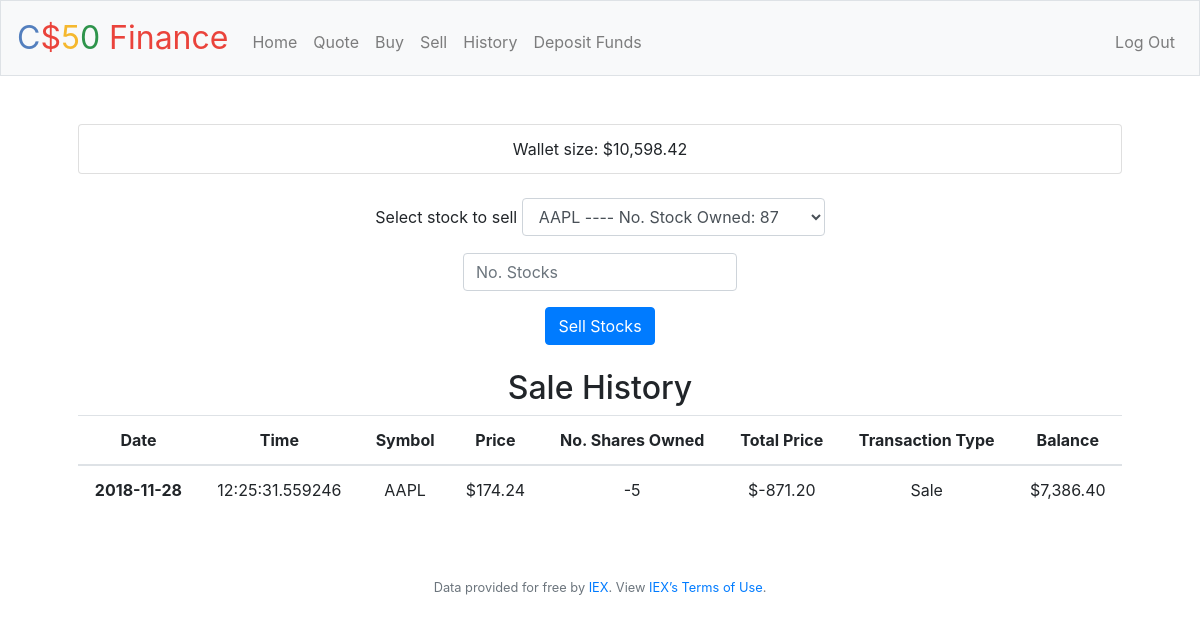
/sell (signed in), run on an earlier commit of the app's database.
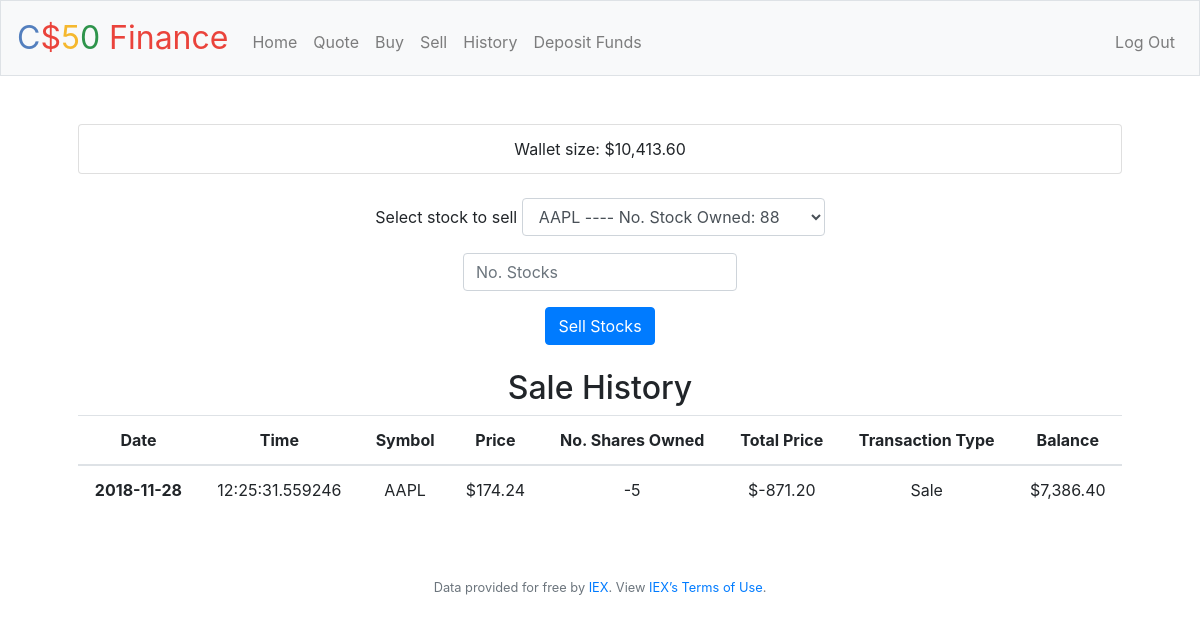
And on a later commit of the database.
### tables this page shows
CREATE TABLE 'users' ('id' INTEGER PRIMARY KEY AUTOINCREMENT NOT NULL, 'username' TEXT NOT NULL, 'hash' TEXT NOT NULL, 'cash' NUMERIC NOT NULL DEFAULT 10000.00 );

### application.py (the view)
@app.route("/sell", methods=["GET", "POST"])
@login_required
def sell():
    id = session["user_id"][0]["id"]
    wallet = db.execute("SELECT cash FROM users WHERE id = :id", id=id)
    balance = wallet[0]["cash"]
    overview = db.execute("SELECT id, symbol, SUM(num_shares) AS num_shares, SUM(total_price) AS total_price FROM transactions WHERE id = :id GROUP BY id, symbol",
        id=id)
    indexO = []
    for i, v in enumerate(overview):
        indexO.append(i)
    history = db.execute("""
        SELECT date, time, symbol, stock_price, num_shares, total_price, transaction_type, balance
        FROM transactions
        WHERE id=:id AND transaction_type='Sale'""", id=id)
    index = []
    for i, v in enumerate(history):
        index.append(i)
    if request.method == "POST":
        if not request.form.get("shares"):
            return apology("must provide number of shares to sell", 400)
        if not int(request.form.get("shares")) > 0:
            return apology("please provide positive value", 400)
        symbol = request.form.get("symbol")
        if not symbol:
            return apology("Sorry, could not retrieve company symbol", 400)
        numShares = int(request.form.get("shares"))
        if not numShares:
            return apology("Sorry, could not retrieve number of shares")
        sharesOwned = db.execute("SELECT SUM(num_shares) AS num_shares FROM transactions WHERE id = :id AND symbol = :symbol GROUP BY id, symbol",
            id=id, symbol=symbol)
        currentQuote = lookup(symbol)["price"]
        if not sharesOwned[0]["num_shares"] >= numShares:
            return apology("Sorry, you do not own enough of this stock")
        else:
            numShares *= -1
            totalPrice = numShares * currentQuote
            transactionType = "Sale"
            balance = balance - totalPrice
            today = date.today().isoformat()
            time = datetime.now().time().isoformat()
            sql = ("""
                INSERT INTO transactions (id, date, time, symbol, stock_price, num_shares, total_price, transaction_type, balance)
                VALUES (?, ?, ?, ?, ?, ?, ?, ?, ?)""")
            values = (id, today, time, symbol, currentQuote, numShares, totalPrice, transactionType, balance)
            c.execute(sql, values)
            conn.commit()
            db.execute("UPDATE users SET cash = :balance WHERE id = :id", balance=balance, id=id)
        return redirect("/sell")
    elif request.method == "GET":
        return render_template("sell.html", usd = usd, balance = balance, indexO = indexO, overview = overview, history = history, index = index)

### application.py (called while the page is built)
@app.after_request
def after_request(response):
    response.headers["Cache-Control"] = "no-cache, no-store, must-revalidate"
    response.headers["Expires"] = 0
    response.headers["Pragma"] = "no-cache"
    return response

### helpers.py (called while the page is built)
def login_required(f):
    @wraps(f)
    def decorated_function(*args, **kwargs):
        if session.get("user_id") is None:
            return redirect("/login")
        return f(*args, **kwargs)
    return decorated_function

def usd(value):
    return f"${value:,.2f}"

### templates/sell.html (shortened to what this page needs)
{% extends "layout.html" %}
{% block main %}
    <ul class="list-group">
        <li class="list-group-item">Wallet size: {{ usd(balance) }}</li>
    </ul><br>
    <form action="/sell" method="post">
        <div class="form-group">
            <label for="stocksOwned">Select stock to sell</label>
            <select class="form-control" id="stocksOwned" name="symbol">
                {% for row in indexO %}
                <option value="{{ overview[row]["symbol"] }}">{{ overview[row]["symbol"] }} ---- No. Stock Owned: {{ overview[row]["num_shares"] }}</option>
                {% endfor %}
            </select>
        </div>
        <div class="form-group">
            <input autocomplete="off" class="form-control" name="shares" placeholder="No. Stocks" type="number" min="1"/>
        </div>
        <button class="btn btn-primary" type="submit">Sell Stocks</button>
    </form><br>
    <h2>Sale History</h2>
    <table class="table">
        <thead>
            <tr>
                <th scope="col">Date</th>
                <th scope="col">Time</th>
                <th scope="col">Symbol</th>
                <th scope="col">Price</th>
                <th scope="col">No. Shares Owned</th>
                <th scope="col">Total Price</th>
                <th scope="col">Transaction Type</th>
                <th scope="col">Balance</th>
            </tr>
        </thead>
        <tbody>
            {% for row in index %}
            <tr>
                <th scope="row">{{ history[row]["date"] }}</th>
                <td>{{ history[row]["time"] }}</td>
                <td>{{ history[row]["symbol"] }}</td>
                <td>{{ usd(history[row]["stock_price"]) }}</td>
                <td>{{ history[row]["num_shares"] }}</td>
                <td>{{ usd(history[row]["total_price"]) }}</td>
                <td>{{ history[row]["transaction_type"] }}</td>
                <td>{{ usd(history[row]["balance"]) }}</td>
            </tr>
            {% endfor %}
        </tbody>
    </table>
{% endblock %}

What changed in the data, as far as the page shows it:
changed users: cash "$10,598.42" → "$10,413.60"
Also different on the page:
form field symbol: "AAPL ---- No. Stock Owned: 87" → "AAPL ---- No. Stock Owned: 88"
